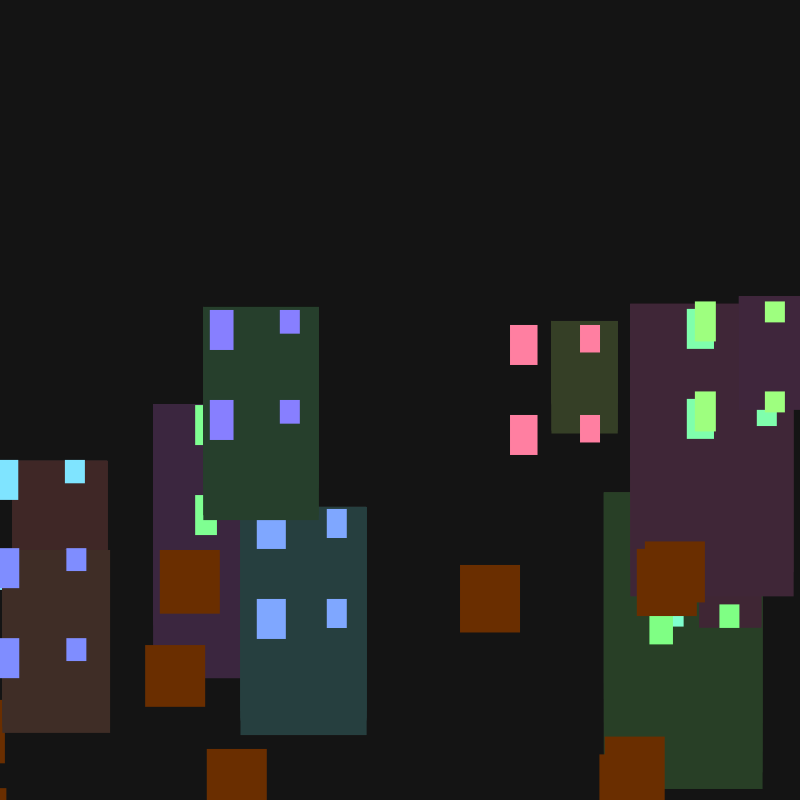
Frame 1 (no input)
Frame 60 (the mouse pressed at the canvas centre just before this capture): identical to frame 1, image omitted
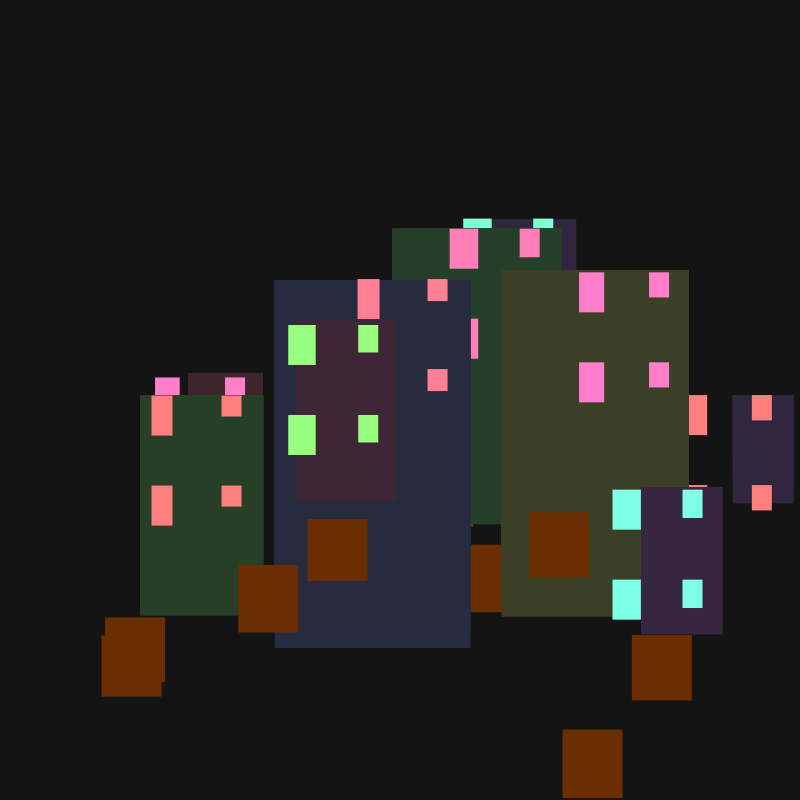
Frame 120 (the mouse held since frame 60 and released just before this capture)

The Processing sketch that drew these frames (run headless with seeded random() and noise(); from frame 60 on, the mouse is pressed at the canvas centre):

// Processing sketch: functionPractice
// ── functionPractice.pde
int randomSeed = int(random(10000));
float HOUSE_A_RANGE = 10;

void setup() {
  size(800, 800);
}

void mousePressed() {
  randomSeed = int(random(10000));
}

void draw() {
  randomSeed(randomSeed);
  background(20);
  for (int n = 0; n < 10; n++) {
    house(random(0.1 * width, 0.9 + width), random(height * 0.25, height * 0.75), random(20, 30), random(50, 200));
  }
}

void house(float x, float h, float budD, float petalD) {
  pushStyle();
  colorMode(HSB, 360,200, 400);
  pushMatrix();
  translate(x, height);
  pushMatrix();
  translate(0, -h);
  float petalHue = random(360);
  int petalNum = int(random(5, 13));
  for (int n = 0; n < petalNum; n++) {
    float petalRandDMult = random(1, 1.9);
    float petalA = float(petalNum);
    pushMatrix();
    noStroke();
    fill(petalHue, 80, 100);
    rect(petalA-petalD, petalA, petalD + petalRandDMult, petalD * petalRandDMult);
    popMatrix();
  }
 
  float budHue = random(100, 400);
  fill(budHue, 100, 400);
  rect(-10, 10, -20, budD);
    rect(-100, 10, budD, 40);
    rect(-10, 100, -20, budD);
    rect(-100, 100, budD, 40);
  fill(#6A2E00);
  rect(-90, 250, -60, 40+budD);
  popMatrix();
  popMatrix();
  popStyle();
}
